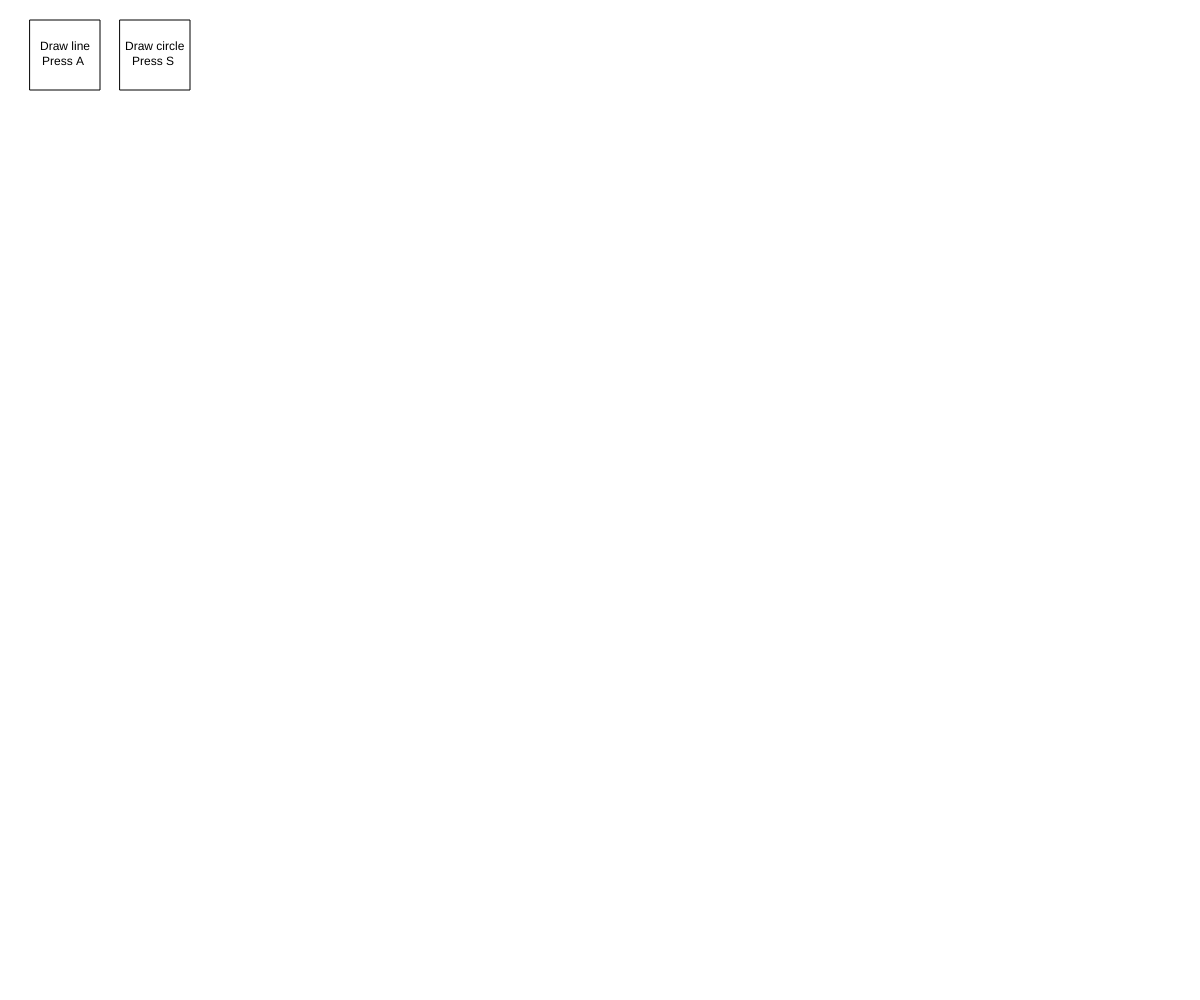
Frame 1 (no input)
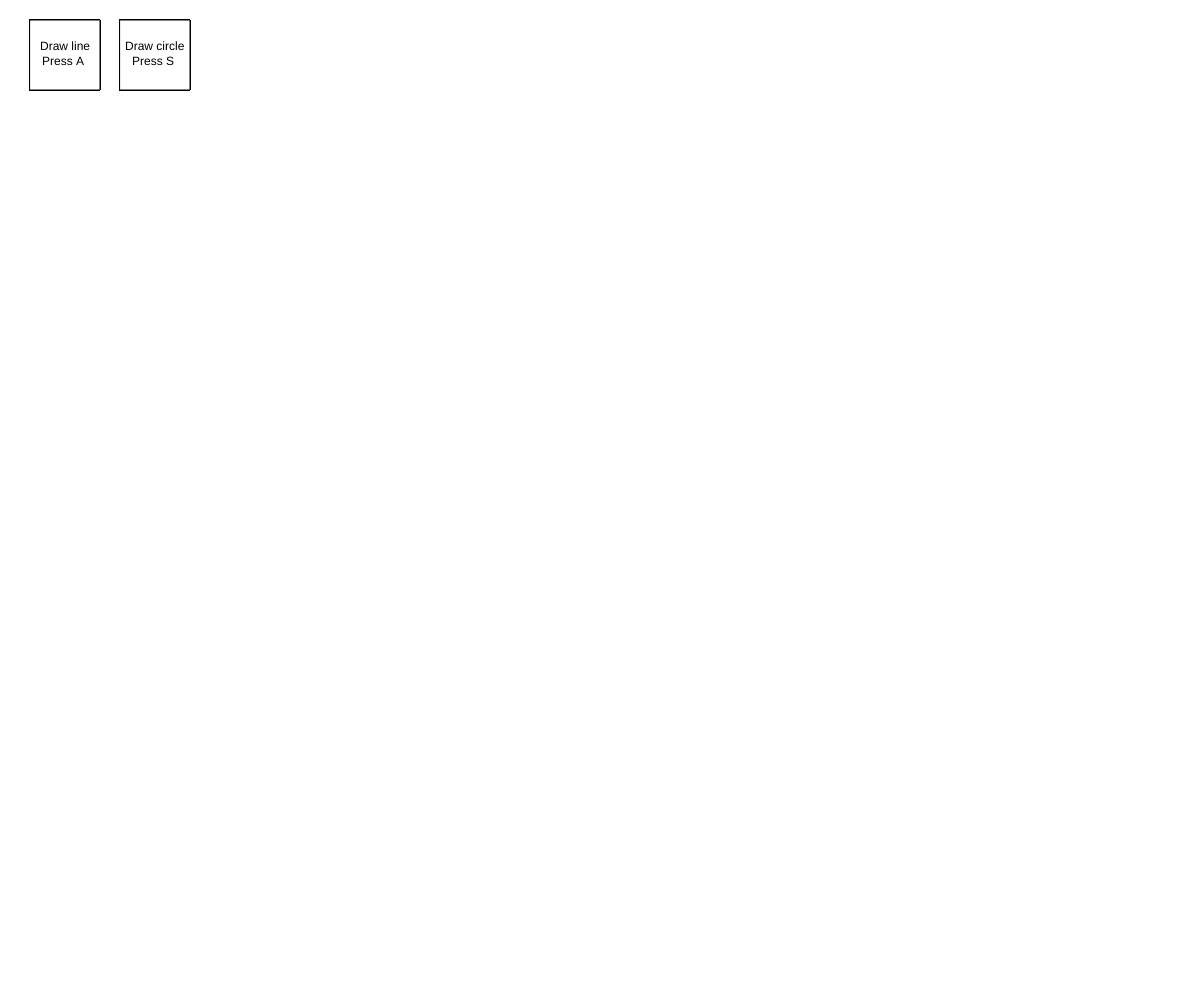
Frame 60 (no input)
Frame 120 (the mouse pressed at the canvas centre since frame 60): identical to frame 60, image omitted

The p5.js sketch that drew these frames (run headless with seeded random() and noise() and a simulated clock; from frame 60 on, the mouse is pressed at the canvas centre):

// p5.js sketch
// ── sketch.js
let linebool = false;
let circlebool = false;
let myboolean = false;
let timesbuttonpressed = 0;
let timebuttonpressedcircle = 0;
let linex1 = 0;
let liney1 = 0;
let linex2 = 0;
let liney2 = 0;
let arraylines = [];
let linex1skip = [];
let liney1skip = [];
let linex2skip = [];
let liney2skip = [];
let circlex1 = 0;
let circley1 = 0;
let circley2 = 0;
let circlex2 = 0;
let arraycircles = [];
let circlex1skip = [];
let circley1skip = [];
let circlex2skip = [];
let circley2skip = [];
let arrayfollow = 0;
let arrayfollowcircle = 0;

function setup() {
  createCanvas(windowWidth, windowHeight);
  background(255);
}

function draw() {
  buttonline();
  buttoncircle();
  linedraw();
  circledraw();
}

function mousePressed() {
  if(linebool){
    linepresscount();
  }
  if(circlebool){
    circlepresscount();
  }
}

function keyTyped() {
  if (key === "a") {
    linebool = !linebool;
    circlebool = false;
  }
  if(key == "s"){
    circlebool = !circlebool;
    linebool = false;
  }
}

function buttonline() {
  if (linebool == true) {
    fill(255, 204, 0);
    square(30, 20, 70);
    fill(0, 0, 0);
    text('Draw line', 40, 50);
    text('Press A', 42, 65);
  }
  if (linebool == false) {
    fill(255, 255, 255);
    square(30, 20, 70);
    fill(0, 0, 0);
    text('Draw line', 40, 50);
    text('Press A', 42, 65);
  }
}
function buttoncircle() {
  if (circlebool == true) {
    fill(255, 204, 0);
    square(120, 20, 70);
    fill(0, 0, 0);
    text('Draw circle', 125, 50);
    text('Press S', 132, 65);
  }
  if (circlebool == false) {
    fill(255, 255, 255);
    square(120, 20, 70);
    fill(0, 0, 0);
    text('Draw circle', 125, 50);
    text('Press S', 132, 65);
  }
}

function linepresscount() {
  if (linebool == true) {

    timesbuttonpressed++;

    if (timesbuttonpressed == 1) {
      linex1 = mouseX;
      liney1 = mouseY;
    }

    if (timesbuttonpressed == 2) {
      linex2 = mouseX;
      liney2 = mouseY;
    }
  }

  if (linebool == true) {
    if (timesbuttonpressed >= 2) {
      arrayfollow++;
      line(linex1, liney1, linex2, liney2);
      linex1skip.push(linex1);
      liney1skip.push(liney1);
      linex2skip.push(linex2);
      liney2skip.push(liney2);
      timesbuttonpressed = 0;
    }
  }
}
function circlepresscount() {
  if (circlebool == true) {

    timebuttonpressedcircle++;

    if (timebuttonpressedcircle == 1) {
      circlex1 = mouseX;
      circley1 = mouseY;
    }

    if (timebuttonpressedcircle == 2) {
      circlex2 = mouseX;
      circley2 = mouseY;
    }
  }

  if (circlebool == true) {
    if (timebuttonpressedcircle >= 2) {
      arrayfollowcircle++;
      circle(circlex1, circley1, dist(circlex1,circley1,circlex2, circley2)*2);
      circlex1skip.push(circlex1);
      circley1skip.push(circley1);
      circlex2skip.push(circlex2);
      circley2skip.push(circley2);
      timebuttonpressedcircle = 0;
    }
  }
}

function linedraw() {
  if (timesbuttonpressed == 1) {
    background(255);
    buttonline();
    buttoncircle();
    line(linex1, liney1, mouseX, mouseY);
  }
  for (let i = 0; i < arrayfollow; i++) {
    line(linex1skip[i], liney1skip[i], linex2skip[i], liney2skip[i]);
  }
}
function circledraw() {
  if (timebuttonpressedcircle == 1) {
    background(255);
    buttonline();
    buttoncircle();
    fill(255,255,255);
    circle(circlex1, circley1, dist(circlex1,circley1, mouseX, mouseY)*2);
  }
  for (let i = 0; i < arrayfollowcircle; i++) {
    fill(255,255,255);
    circle(circlex1skip[i], circley1skip[i], dist(circlex1skip[i], circley1skip[i],circlex2skip[i], circley2skip[i]) * 2);
  }
}
